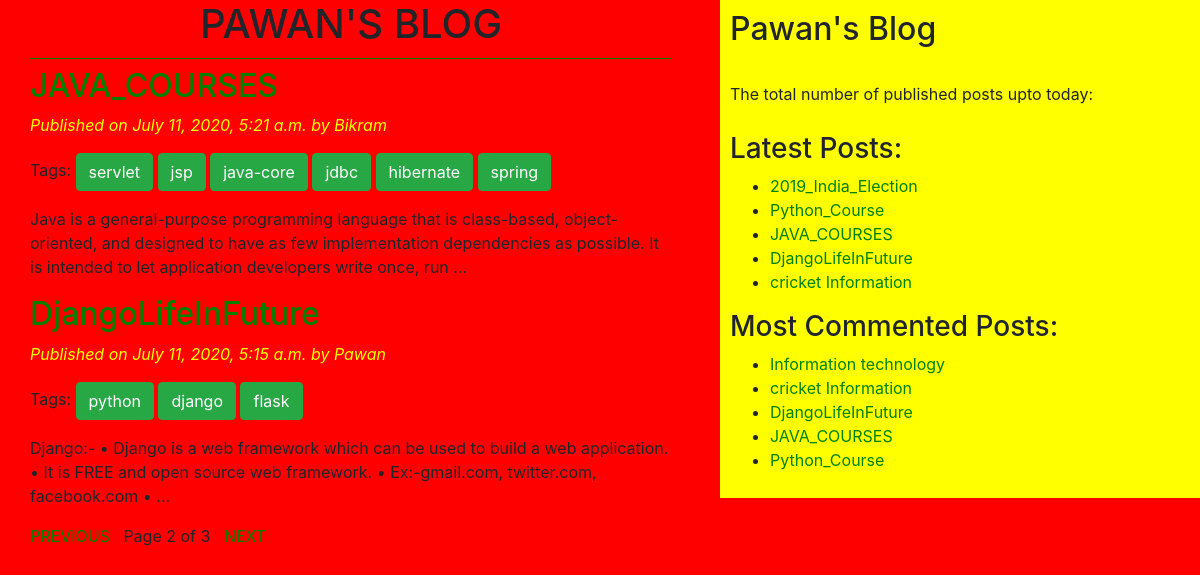
Screenshot of /?page=2 with the database file from the repository.
### blogapp/models.py (models this page shows, shortened)
class Post(models.Model):
    STATUS_CHOICES=(('draft','Draft'),('published','Published'))
    title=models.CharField(max_length=256)
    slug=models.SlugField(max_length=264,unique_for_date='publish')
    author=models.ForeignKey(User,related_name='blog_posts',on_delete=models.DO_NOTHING)
    body=models.TextField()
    publish=models.DateTimeField(default=timezone.now)
    created=models.DateTimeField(auto_now_add=True)
    updated=models.DateTimeField(auto_now=True)
    status=models.CharField(max_length=10,choices=STATUS_CHOICES,default='draft')
    objects=CustomManager()
    tags=TaggableManager()
    class Meta:
        ordering=('-publish',)
    def get_absolute_url(self):
        return reverse('post_detail',args=[self.publish.year,self.publish.strftime('%m'),self.publish.strftime('%d'),self.slug])

### blogapp/views.py (the view)
# urls.py: url(r'^$', views.post_list_view),
def post_list_view(request,tag_slug=None):
    post_list=Post.objects.all()
    tag=None
    if tag_slug:
        tag=get_object_or_404(Tag,slug=tag_slug)
        post_list=post_list.filter(tags__in=[tag])
    paginator=Paginator(post_list,2)
    page_number=request.GET.get('page')
    try:
        post_list=paginator.page(page_number)
    except PageNotAnInteger:
        post_list=paginator.page(1)
    except EmptyPage:
        post_list=paginator.page(paginator.num_pages)
    return render(request,'blogapp/post_list.html',{'post_list':post_list,'tag':tag})

### blogapp/models.py (called while the page is built)
    def get_queryset(self):
        return super().get_queryset().filter(status='published')

### blogapp/templatetags/blog_tags.py (called while the page is built)
@register.simple_tag(name='my_tag')
def total_posts():
    return Post.objects.count()

@register.inclusion_tag('blogapp/latest_posts123.html')
def show_latest_posts(count=3):
    latest_posts=Post.objects.order_by('-publish')[:count]
    return {'latest_posts':latest_posts}

@register.simple_tag
def get_most_commented_posts(count=5):
    return Post.objects.annotate(total_comments=Count('comments')).order_by('-total_comments')[:count]

### templates/blogapp/post_list.html (shortened to what this page needs)
<!DOCTYPE html>
{%extends 'blogapp/base.html' %}
    {%block content%}
    <h1>PAWAN'S BLOG</h1>
      {%for post in post_list%}
      <a href="{{post.get_absolute_url}}"><h2>{{post.title}}</h2></a>
        <p id='date'>Published on {{post.publish}} by {{post.author|title}}</p>
        <p>Tags:
          {%for tag in post.tags.all %}
          <a href="{%url 'post_list_by_tag_name' tag.slug %}" class='btn btn-success'>{{tag.name}}</a>
          {%endfor%}
        </p>
        {{post.body|truncatewords:30|linebreaks}}
      {%endfor%}
      {%include 'blogapp/pagenation.html' with page=post_list%}
      {%endblock%}

### templates/blogapp/base.html (shortened to what this page needs)
<!DOCTYPE html>
{%load blog_tags%}
{%load static%}
<html lang="en" dir="ltr">
  <head>
    <link rel="stylesheet" href="https://stackpath.bootstrapcdn.com/bootstrap/4.5.0/css/bootstrap.min.css">
    <link rel="stylesheet" href="{% static "css/blog.css"%}">
  </head>
  <body>
    <div class="content">
      {%block content%}
      {%endblock%}
  </div>
  <div class='sidebar'>
       <h2>Pawan's Blog</h2>
       <p>The total number of published posts upto today: <span id='pcount'>{% my_tag %}</span></p>
       <h3>Latest Posts:</h3>{%show_latest_posts 5%}
       <h3>Most Commented Posts:</h3>
       {%get_most_commented_posts as most_commented_posts%}
       <ul>
         {%for post in most_commented_posts %}
         <li><a href="{{post.get_absolute_url}}">{{post.title}}</a></li>
         {%endfor%}
       </ul>
  </div>
  </body>
</html>

### templates/blogapp/latest_posts123.html
<ul>
  {%for post in latest_posts %}
  <li><a href="{{post.get_absolute_url}}">{{post.title}}</a></li>
  {%endfor%}
</ul>

### static/css/blog.css (style rules this page uses)
.content { width:56%; float:left; padding: 0 0 0 30px; background: red; height: 100%; }
.sidebar { width:40%; float:right; padding: 10px; background: yellow; height: 100%; }
h1 { text-align: center; border-bottom: 1px solid green; padding-bottom: 10px; }
body { background-color: red; }
#date,#ch { color:yellow; font-size: 16px; font-style: italic; }
a { color: green; }
#pcount { font-size: 40px; color: yellow; font-weight: bold; }

### rows the page displays
Post: publish "July 11, 2020, 5:21 a.m.", author "Bikram", body "Java is a general-purpose programming language that is class-based, object-oriented, and designed to have as few implementation dependencies as possible. It is intended to let application developers write once, run …", title "JAVA_COURSES"
Tag: name "servlet"
Tag: name "jsp"
Tag: name "java-core"
Tag: name "jdbc"
Tag: name "hibernate"
Tag: name "spring"
Post: publish "July 11, 2020, 5:15 a.m.", author "Pawan", body "Django:- • Django is a web framework which can be used to build a web application. • It is FREE and open source web framework. • Ex:-gmail.com, twitter.com, facebook.com • …", title "DjangoLifeInFuture"
Tag: name "python"
Tag: name "django"
Tag: name "flask"
Post: title "2019_India_Election"
Post: title "Python_Course"
Post: title "cricket Information"
Post: title "Information technology"

### other values shown
{{ page.number }} "2"
{{ page.paginator.num_pages }} "3"
